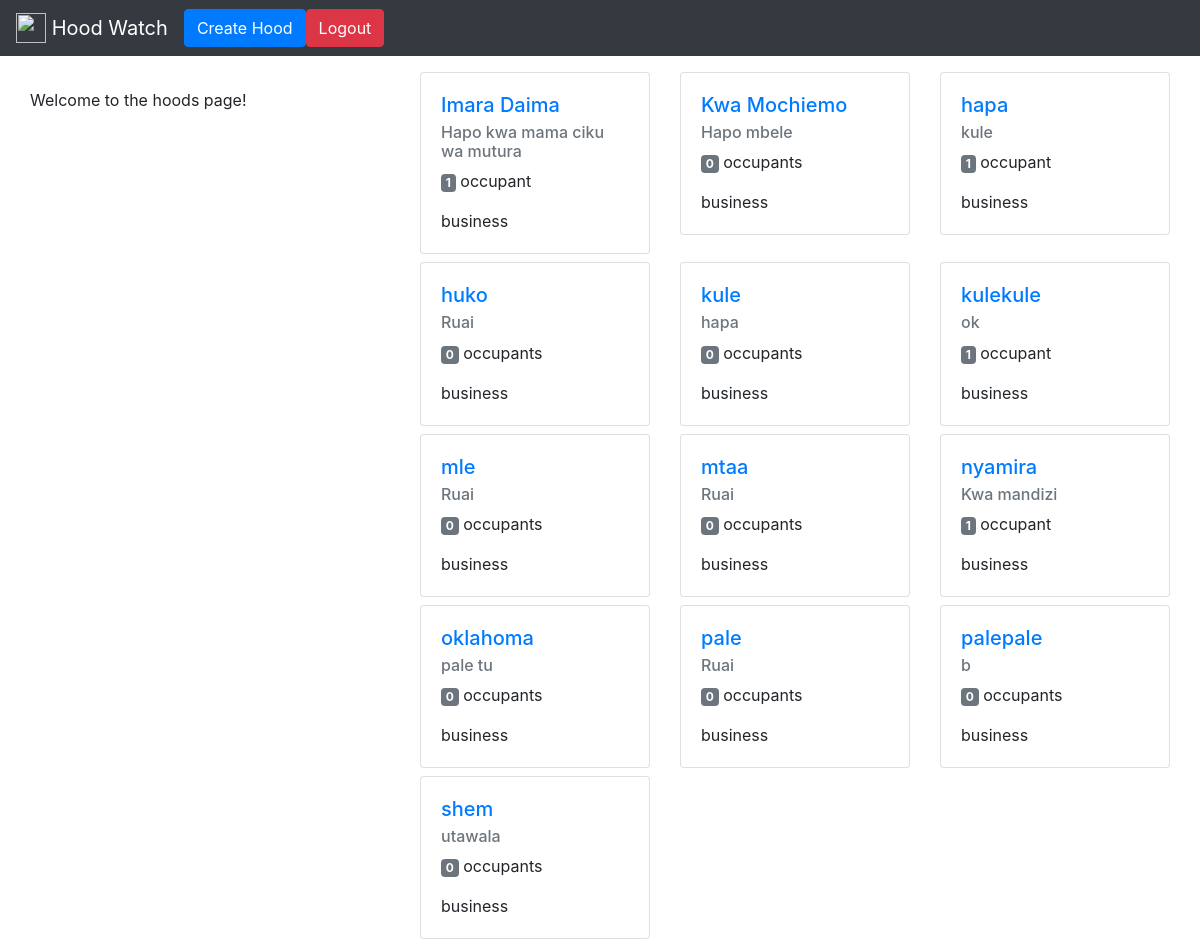
/hoods/, run on the app's committed database.
### hoods/models.py (models this page shows, shortened)
class Hood(models.Model):
    name = models.CharField(max_length=140, unique=True)
    slug = models.SlugField(allow_unicode=True,  unique=True)
    location = models.CharField(max_length=140, blank=True, default='')
    occupants = models.ManyToManyField(User, through='HoodMember')
    class Meta:
        ordering = ['name']

### hoods/views.py (the view)
class ListHoods(generic.ListView):
    model = Hood

### hoods/templates/hoods/hood_list.html (shortened to what this page needs)
{% extends "hoods/hood_base.html" %} {% block prehood %}
<div class="row mt-2">
  <div class="col-md-4">
      <br/> Welcome to the hoods page!</p>
  </div>
  {% endblock %} {% block hood_content %}
  <div class="col-md-8">
    <div class="row">
      {% for hood in object_list %}
      <div class="col-md-4">
        <div class="card mt-2">
          <div class="card-body">
            <h5 class="card-title"><a href="{% url 'hoods:single' slug=hood.slug %}">{{hood.name}}</a></h5>
            <h6 class="card-subtitle mb-2 text-muted">{{hood.location}}</h6>
            <p class="card-text"><span class="badge badge-secondary">{{hood.occupants.count}}</span> occupant{{hood.occupants.count|pluralize}}</p>
            <p class="card-text"> business{{hood.businesses.count|pluralize}}</p>
          </div>
        </div>
      </div>
      {% endfor %}
    </div>
  </div>
</div>
{% endblock %}

### data on the page
Hood: name "Imara Daima", location "Hapo kwa mama ciku wa mutura", occupants.count "1"
Hood: name "Kwa Mochiemo", location "Hapo mbele", occupants.count "0"
Hood: name "hapa", location "kule", occupants.count "1"
Hood: name "huko", location "Ruai", occupants.count "0"
Hood: name "kule", location "hapa", occupants.count "0"
Hood: name "kulekule", location "ok", occupants.count "1"
Hood: name "mle", location "Ruai", occupants.count "0"
Hood: name "mtaa", location "Ruai", occupants.count "0"
Hood: name "nyamira", location "Kwa mandizi", occupants.count "1"
Hood: name "oklahoma", location "pale tu", occupants.count "0"
Hood: name "pale", location "Ruai", occupants.count "0"
Hood: name "palepale", location "b", occupants.count "0"
Hood: name "shem", location "utawala", occupants.count "0"
